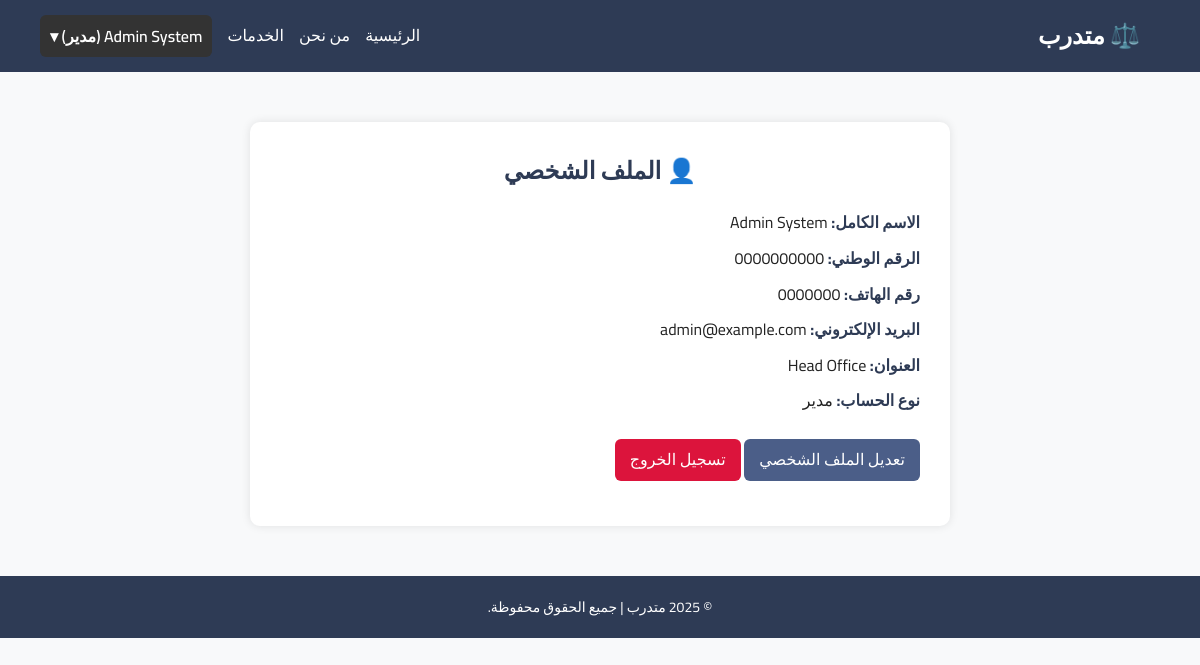
Before: /profile.php (signed in) with the older database file.
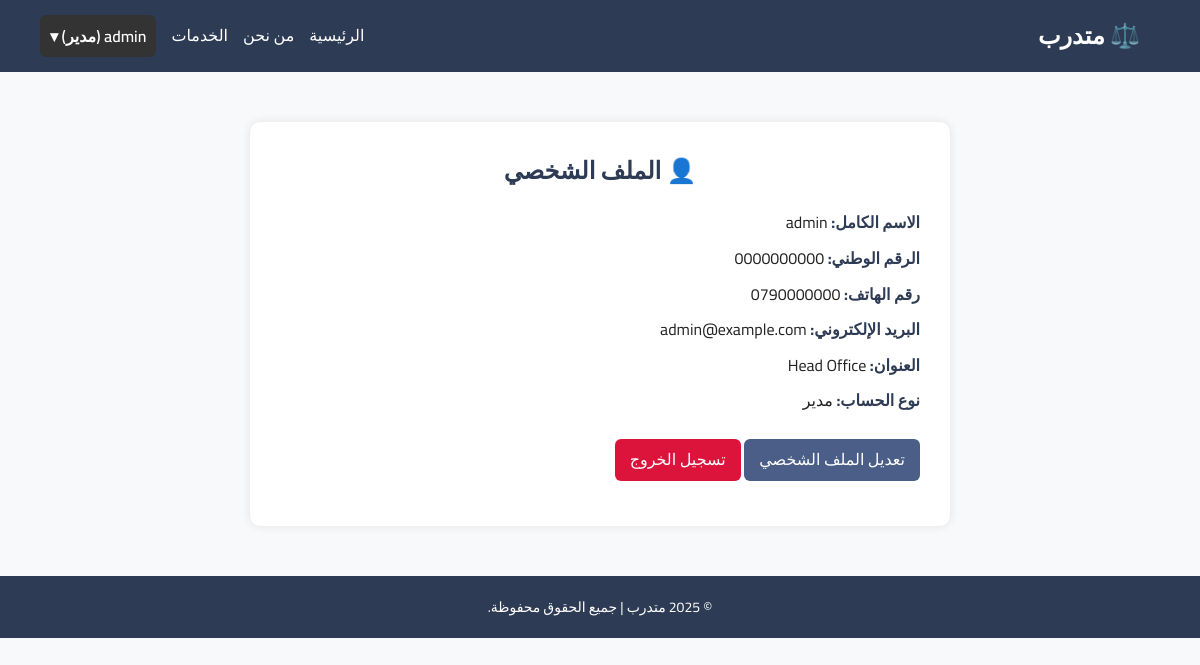
After: the same page with the newer database file.
### tables this page shows
CREATE TABLE `users` (
  `user_id` int(11) NOT NULL,
  `full_name` varchar(200) NOT NULL,
  `national_id` varchar(30) NOT NULL,
  `phone` varchar(30) DEFAULT NULL,
  `email` varchar(150) NOT NULL,
  `address` varchar(255) DEFAULT NULL,
  `password` varchar(255) NOT NULL,
  `role` enum('student','lawyer','admin') NOT NULL DEFAULT 'student',
  `created_at` datetime NOT NULL DEFAULT current_timestamp(),
  `updated_at` datetime NOT NULL DEFAULT current_timestamp() ON UPDATE current_timestamp()
);

### profile.php (the view, shortened to what this page needs)
<?php
require_once("config/db.php");
$user_id = $_SESSION['user_id'];
$stmt = $pdo->prepare("SELECT * FROM users WHERE user_id = ?");
$stmt->execute([$user_id]);
$user = $stmt->fetch(PDO::FETCH_ASSOC);
?>
<!DOCTYPE html>
<html lang="ar" dir="rtl">
<head>
  <link rel="stylesheet" href="assets/css/style.css">
</head>
<body>
<?php include("includes/header.php"); ?>
<div class="container profile-page">
  <h2>👤 الملف الشخصي</h2>
  <div class="profile-card">
    <p><strong>الاسم الكامل:</strong> <?= htmlspecialchars($user['full_name']) ?></p>
    <p><strong>الرقم الوطني:</strong> <?= htmlspecialchars($user['national_id']) ?></p>
    <p><strong>رقم الهاتف:</strong> <?= htmlspecialchars($user['phone']) ?></p>
    <p><strong>البريد الإلكتروني:</strong> <?= htmlspecialchars($user['email']) ?></p>
    <p><strong>العنوان:</strong> <?= htmlspecialchars($user['address']) ?></p>
    <p><strong>نوع الحساب:</strong> <?= ($user['role'] === 'lawyer') ? 'محامي مزاول' : ( ($user['role'] === 'student') ? 'طالب' : 'مدير' ) ?></p>
    <a href="edit_profile.php" class="edit-btn">تعديل الملف الشخصي</a>
    <a href="./auth/logout.php" class="logout-btn">تسجيل الخروج</a>
  </div>
</div>
<?php include("includes/footer.php"); ?>
</body>
</html>

### includes/header.php (shortened to what this page needs)
<nav class="navbar">
  <div class="logo">⚖️ متدرب</div>
  <ul class="nav-links">
    <li><a href="index.php">الرئيسية</a></li>
    <li><a href="#about">من نحن</a></li>
    <li><a href="#services">الخدمات</a></li>
    <?php if (isset($_SESSION['user_id'])): ?>
      <?php
        $role = $_SESSION['role'];
        $role_ar = ($role === 'lawyer') ? 'مزاول' : (($role === 'student') ? 'طالب' : 'مدير');
      ?>
      <li class="user-dropdown">
        <button class="user-toggle" id="userToggle">
          <?= htmlspecialchars($_SESSION['full_name']); ?> (<?= $role_ar; ?>) ▾
        </button>
      </li>
    <?php else: ?>
      <li><a href="./auth/login.php" class="login-btn">تسجيل الدخول</a></li>
      <li><a href="./auth/register.php" class="register-btn">إنشاء حساب</a></li>
    <?php endif; ?>
  </ul>
</nav>

Changed rows visible on the page:
changed users "admin@example.com": full_name "Admin System" → "admin"; phone "0000000" → "0790000000"
Other visible differences:
$_SESSION['full_name']: "Admin System" → "admin"
